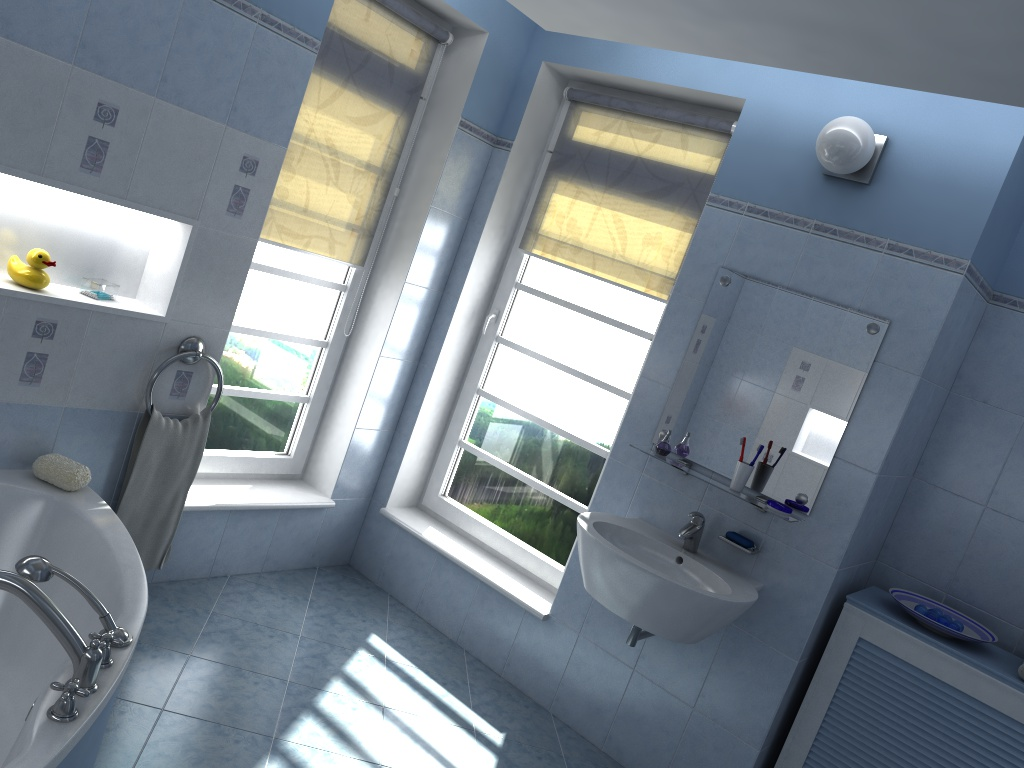
#> input picture pytlsd/resources/ai_001_001.frame.0000.color.jpg, 1024 x 768 px
$ python test.py
#> lines starting #> are read from the running program, lines starting #| are printed output that depends on the picture
# -*- coding: utf-8 -*-
import cv2
import matplotlib.pyplot as plt
import numpy as np
import pytlsd
from skimage.transform import pyramid_reduce

NOTDEF = -1024.0


def get_thresholded_grad(resized_img):
    modgrad = np.full(resized_img.shape, NOTDEF, np.float64)
    anglegrad = np.full(resized_img.shape, NOTDEF, np.float64)

    # A B
    # C D
    A, B, C, D = resized_img[:-1, :-1], resized_img[:-1, 1:], resized_img[1:, :-1], resized_img[1:, 1:]
    gx = B + D - (A + C)  # horizontal difference
    gy = C + D - (A + B)  # vertical difference

    threshold = 5.2262518595055063
    modgrad[:-1, :-1] = 0.5 * np.sqrt(gx ** 2 + gy ** 2)
    anglegrad[:-1, :-1] = np.arctan2(gx, -gy)
    anglegrad[modgrad <= threshold] = NOTDEF
    return gx, gy, modgrad, anglegrad


gray = cv2.imread('pytlsd/resources/ai_001_001.frame.0000.color.jpg', cv2.IMREAD_GRAYSCALE)
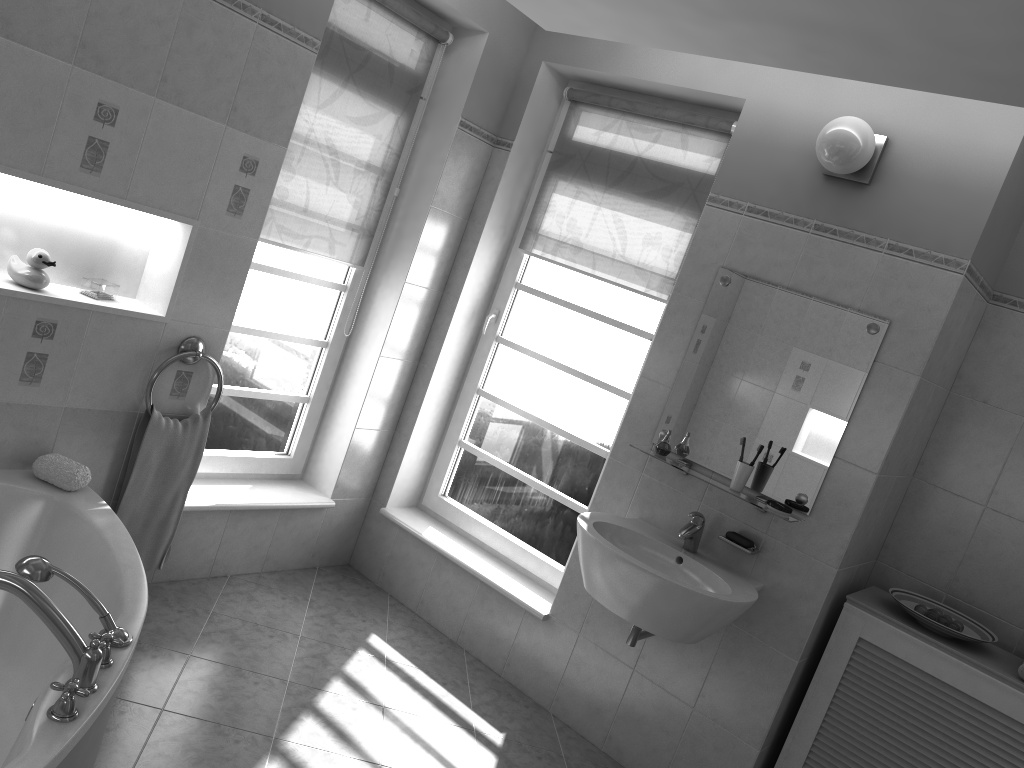
#> gray: shape (768, 1024); min 0, max 255, mean 127.9
flt_img = gray.astype(np.float64)

scale_down = 0.8
resized_img = pyramid_reduce(flt_img, 1 / scale_down, 0.6)

# Get image gradients
gx, gy, gradnorm, gradangle = get_thresholded_grad(resized_img)
#> in get_thresholded_grad, `gx = B + D - (A + C)`:
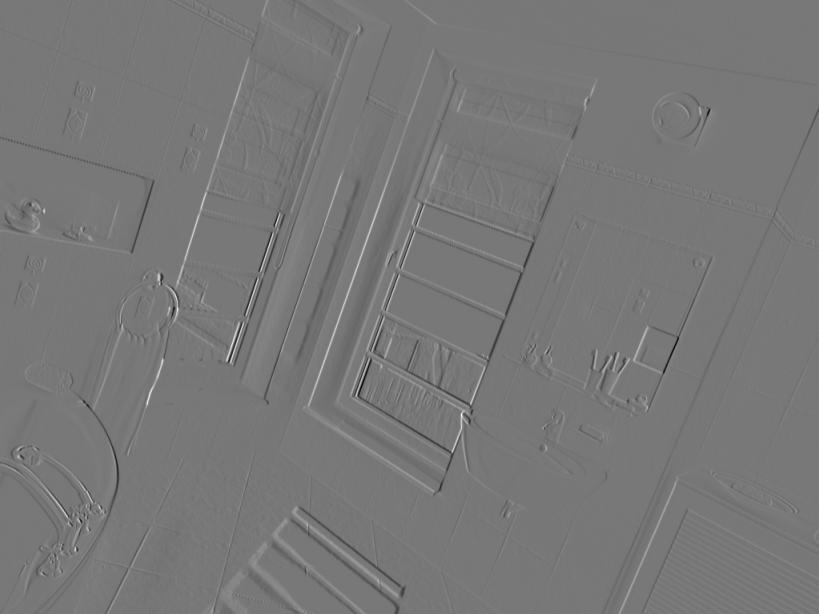
#> gx: shape (614, 819) float64; min -216.1, max 242.7, mean -0.1; drawn with min black and max white
#> in get_thresholded_grad, `gy = C + D - (A + B)`:
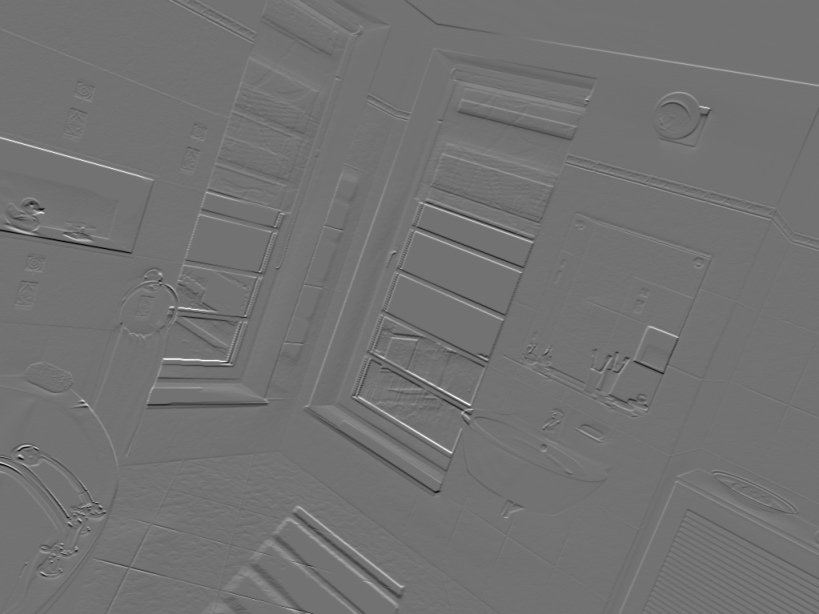
#> gy: shape (614, 819) float64; min -191.6, max 234.3, mean 0; drawn with min black and max white
#> in get_thresholded_grad, `modgrad[:-1, :-1] = 0.5 * np.sqrt(gx ** 2 + gy ** 2)`:
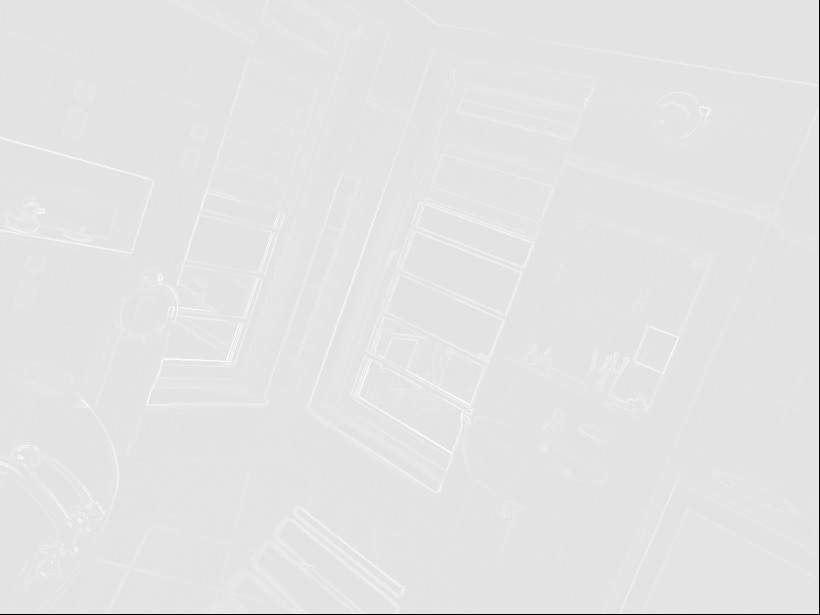
#> modgrad: shape (615, 820) float64; min -1024, max 122.6, mean 1.1; drawn with min black and max white
#> in get_thresholded_grad, `anglegrad[:-1, :-1] = np.arctan2(gx, -gy)`:
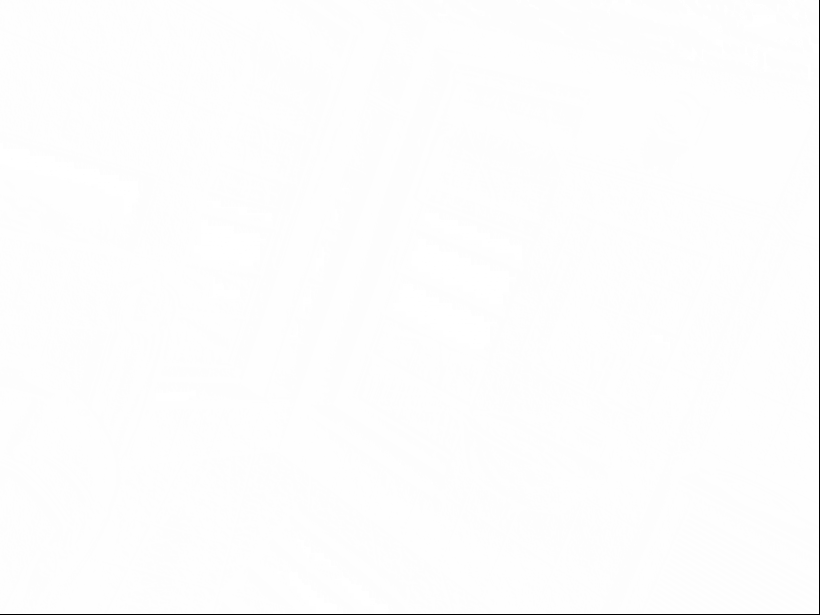
#> anglegrad: shape (615, 820) float64; min -1024, max 3.14, mean -2.95; drawn with min black and max white
#> in get_thresholded_grad, `anglegrad[modgrad <= threshold] = NOTDEF`:
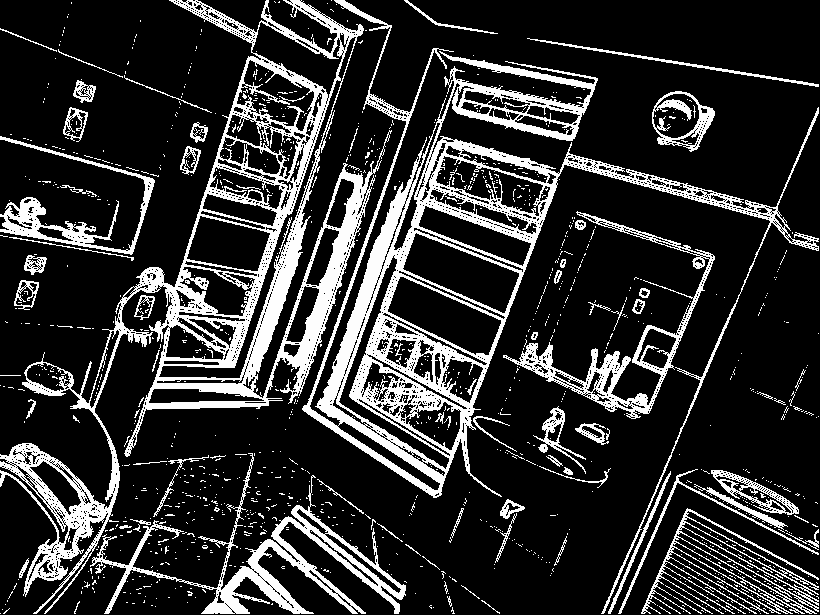
#> anglegrad: shape (615, 820) float64; min -1024, max 3.14, mean -832; drawn with min black and max white

#> (the run stopped early here; a loop or call above may not have finished)

$ run again, with pytlsd/resources/example.jpg copied over pytlsd/resources/ai_001_001.frame.0000.color.jpg
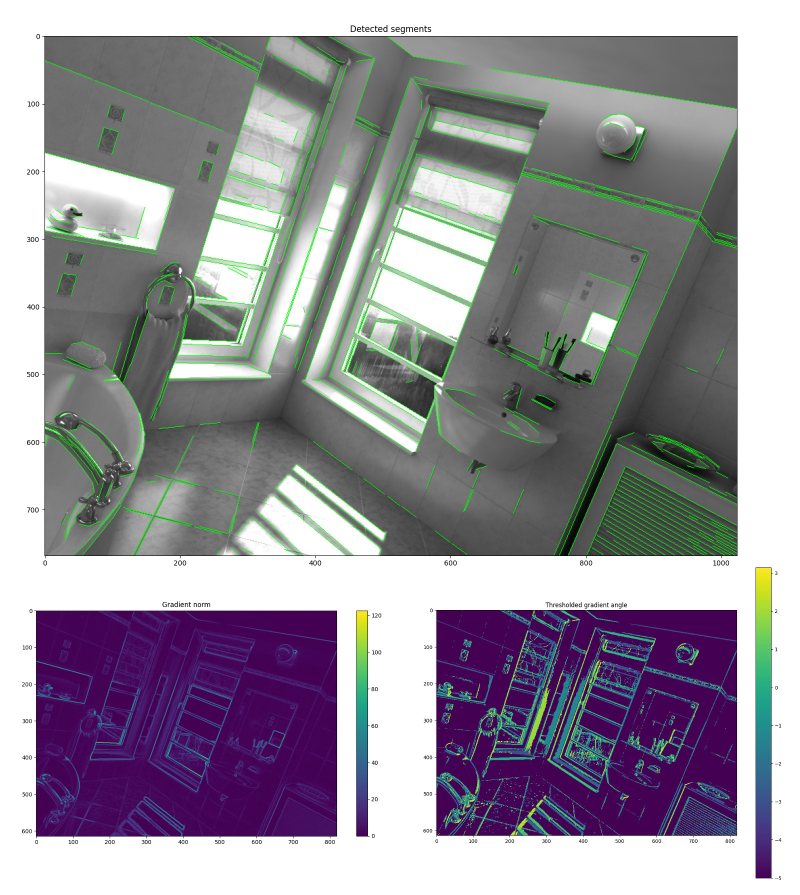
#> input picture pytlsd/resources/example.jpg, 1600 x 1790 px (shown at 1/2 size)
#> in get_thresholded_grad, `modgrad[:-1, :-1] = 0.5 * np.sqrt(gx ** 2 + gy ** 2)`:
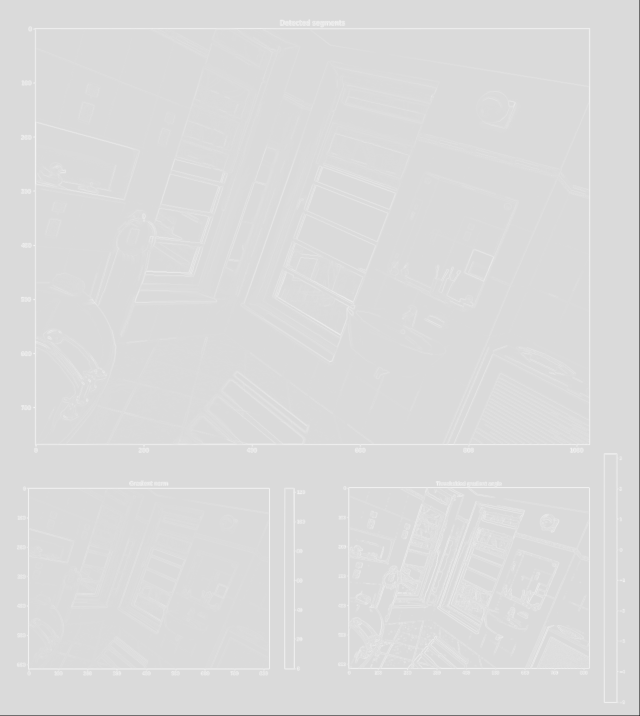
#> modgrad: shape (1432, 1280) float64 (shown at 1/2 size); min -1024, max 171.3, mean 3.2; drawn with min black and max white
#> in get_thresholded_grad, `anglegrad[modgrad <= threshold] = NOTDEF`:
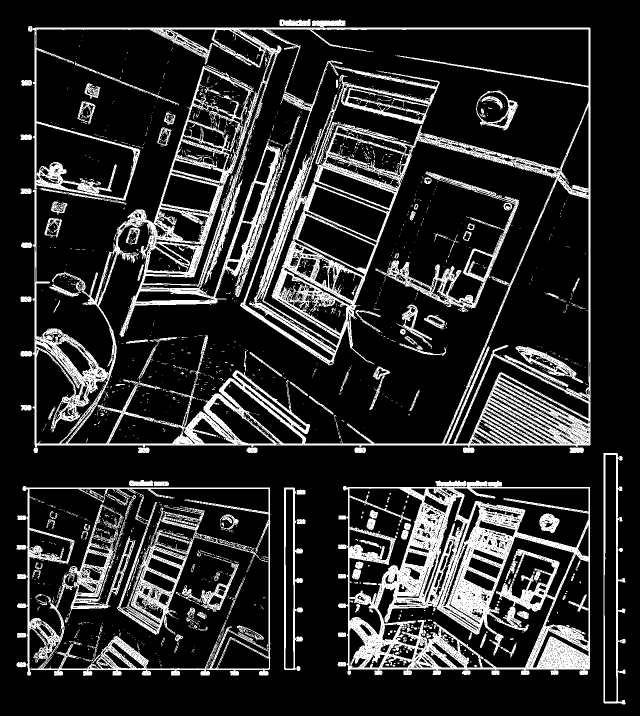
#> anglegrad: shape (1432, 1280) float64 (shown at 1/2 size); min -1024, max 3.14, mean -852.5; drawn with min black and max white
